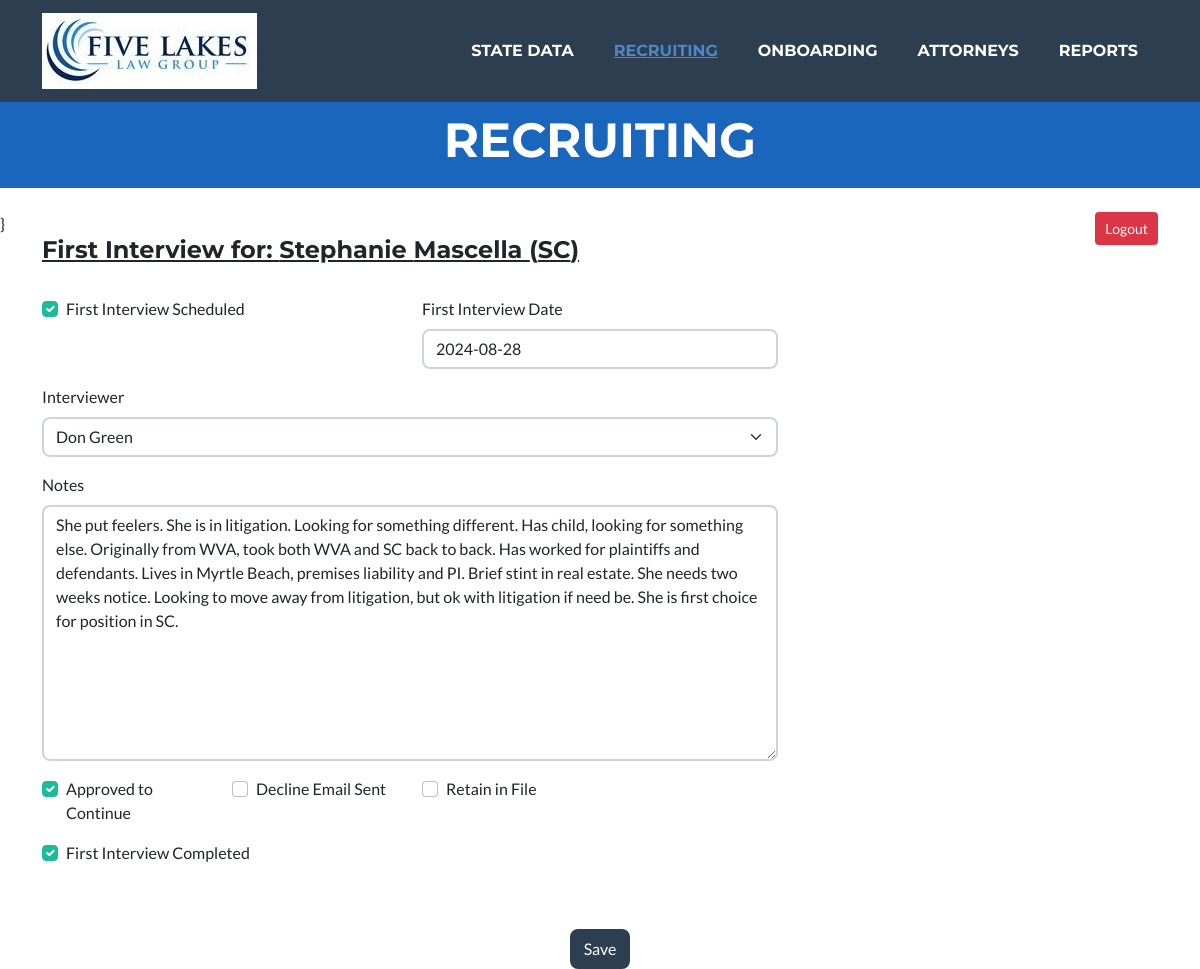
The app's page /recruiting/applicant_interview1/51/ (signed in) with its own data.
### recruiting/models.py (models this page shows, shortened)
class Applicant(models.Model):
    class Meta:
        verbose_name = "Applicant"
        verbose_name_plural = "Applicants"
    states = State.objects.order_by('state_abbrev')
    STATE_CHOICES = []
    for state in states:
        each_state = (state.state_abbrev, state.state_abbrev)
        STATE_CHOICES.append(each_state)
    states_list = State.objects.all().order_by('manager')
    temp_list = []
    for state in states_list:
        temp_list.append(state.manager)
    manager_list = list(OrderedDict.fromkeys(temp_list))
    MANAGER_OPTIONS = []
    for manager in manager_list:
        each_manager = (manager, manager)
        MANAGER_OPTIONS.append(each_manager)
    EMPLOYMENT_OPTIONS = [
        ('Full-Time', 'Full-Time'),
        ('Part-Time', 'Part-Time'),
        ('Of Counsel', 'Of Counsel'),
        ('Floater', 'Floater'),
    ]
    SOURCE_OPTIONS = [
        ('Indeed', 'Indeed'),
        ('Linked In', 'Linked In'),
        ('Recruiter', 'Recruiter'),
        ('Employee Referral', 'Employee Referral'),
    ]
    FIRM_OPTIONS = [
        ('Huron Law Group', 'Huron Law Group'),
        ('Five Lakes Law Group', 'Five Lakes Law Group'),
    ]
    GENDER_CHOICES = [
        ('Male', 'Male'),
        ('Female', 'Female')
    ]
    STEP_CHOICES = [
        ('New Resume', 'New Resume'),
        ('Interview1', 'Interview1'),
        ('Interview2', 'Interview2'),
        ('Final', 'Final'),
        ('Open File', 'Open File')
    ]
    is_active = models.BooleanField("Is Active", default=True, blank=True, null=True)
    application_date = models.DateField("Application Date", blank=True, null=True)
    state_abbrev = models.CharField("State", max_length=25,
        choices = STATE_CHOICES, blank=False, null=True)
    position = models.CharField("Position", max_length=25,
        choices = EMPLOYMENT_OPTIONS, blank=True, null=False, default="Full-Time")
    salary = models.CharField("Salary", max_length=10, default = "80,000", blank=True, null=True)
    manager = models.CharField("Manager", max_length=50,
        choices = MANAGER_OPTIONS, blank=True, null=False, default="")
    step = models.CharField("Step", max_length=25,
        choices = STEP_CHOICES, default="New Resume", blank=False, null=True)
    source = models.CharField("Recruitment Source", max_length=25,
        choices = SOURCE_OPTIONS, blank=True, null=True)
    employee_referral_name = models.CharField("Referral Employee", max_length=100, blank=True, null=True)
    gender = models.CharField("Gender", max_length=10,
        choices = GENDER_CHOICES, blank=False, null=True)
    first_name = models.CharField("First Name", max_length=25, blank=False, null=False)
    middle_name = models.CharField("Middle Name", max_length=25, blank=True, null=False)
    last_name = models.CharField("Last Name", max_length=25, blank=False, null=False)
    phone = models.CharField("Phone Number", max_length=15, blank=True, null=True)
    email = models.EmailField("Email", max_length=254, blank=True, null=True)
    five_lakes_firm = models.BooleanField("Five Lakes Law Group", default=True)
    huron_firm = models.BooleanField("Huron Law Group", default=False)
    resume = models.FileField(upload_to='resumes/', blank=True, null=True)
    initial_notes = models.TextField("Notes", blank=True, null=True)

class Interview1_Model(models.Model):
    class Meta:
        verbose_name = "First Interview"
        verbose_name_plural = "First Interview"
    MANAGER_CHOICES = get_managers()
    applicant_id = models.IntegerField("Applicant id", blank=True, null=True)
    interview1_scheduled = models.BooleanField("First Interview Scheduled", default=False)
    interview1_date = models.DateField("First Interview Date", blank=True, null=True)
    interviewer1_manager = models.CharField("Interviewer", max_length=25,
        choices = MANAGER_CHOICES, blank=True, null=True)
    interview1_notes = models.TextField("Notes", blank=True, null=True)
    interview1_completed = models.BooleanField("First Interview Completed", default=False)
    approved_to_continue = models.BooleanField("Approved to Continue", default=False)
    decline_email_sent = models.BooleanField("Decline Email Sent", default=False)
    retain_in_file = models.BooleanField("Retain in File", default=False)

### recruiting/views.py (the view)
# urls.py: path('applicant_interview1/<pk>/', views.applicant_interview1, name="applicant_interview1"),
@login_required(login_url=reverse_lazy('login'))
def applicant_interview1(request, pk=None):
    context = {'title': 'Recruiting'}
    applicant = Applicant.objects.get(pk=pk)
    context.update({'applicant': applicant})
    applicant_interview = Interview1_Model.objects.get_or_create(applicant_id=pk)
    if request.method == "POST":
        form = Interview1_Form(request.POST, instance=applicant_interview[0])
        if form.is_valid():
            obj = form.save(commit=False)
            obj.applicant_id = pk
            applicant = Applicant.objects.get(pk=pk)
            if obj.interview1_completed == False:
                applicant.step = "Interview1"
            else:
                applicant.step = "Interview2"
            applicant.save()
            obj.save()
            return HttpResponseRedirect(reverse_lazy('applicant_detail', kwargs={'pk': pk}), context)
        else:
            return HttpResponseRedirect(reverse_lazy('applicant_interview1', kwargs={'pk': pk}), context)
    else: #GET
        form = Interview1_Form(instance=applicant_interview[0])
        context.update({'interview1_form': form})
        return render(request, 'templates/recruiting/interview1.html', context)

### FiveLakes/templates/recruiting/interview1.html (shortened to what this page needs)
{% extends 'templates/index.html' %}
{% load crispy_forms_tags %}
{% load static %}
{% block menu %}
<div class="collapse navbar-collapse" id="navbarResponsive">
    <ul class="navbar-nav ms-auto">
        <li class="nav-item mx-0 mx-lg-1"><a class="nav-link py-3 px-0 px-lg-3 rounded" href="{% url 'states' %}">State Data</a></li>
        <li class="nav-item mx-0 mx-lg-1"><a class="nav-link py-3 px-0 px-lg-3 rounded active" href="{% url 'recruiting' %}">Recruiting</a></li>
        <li class="nav-item mx-0 mx-lg-1"><a class="nav-link py-3 px-0 px-lg-3 rounded" href="{% url 'onboarding' %}">Onboarding</a></li>
        <li class="nav-item mx-0 mx-lg-1"><a class="nav-link py-3 px-0 px-lg-3 rounded" href="{% url 'attorneys' %}">Attorneys</a></li>
        <li class="nav-item mx-0 mx-lg-1"><a class="nav-link py-3 px-0 px-lg-3 rounded" href="#reports">Reports</a></li>
    </ul>
</div>
{% endblock menu %}
{% block header %}
<header class="masthead bg-primary text-white text-center">
    <div class="container d-flex align-items-center flex-column">
        <h4 class="masthead-heading text-uppercase mb-0">Recruiting</h4>
    </div>
</header>
{% endblock header %}
{% block content %}}
    <div class="container">
        <h4><u>First Interview for: {{applicant.first_name }} {{ applicant.last_name}} ({{ applicant.state_abbrev }})</u></h4>
    <br>
    </div>
    <div class="container">
      <form method="post">
        <div class="form-selection">
            {% crispy interview1_form %}
        </div>
        <br><br>
        <div style="text-align: center">
            <button type="submit" class="btn btn-secondary">Save</button>
        </div>
      </form>
{% endblock content %}

### records on screen
Applicant: first_name "Stephanie", last_name "Mascella", state_abbrev "SC"
Interview1_Model: interview1_scheduled "☑", interview1_date "2024-08-28", interviewer1_manager "Don Green", interview1_notes "She put feelers. She is in litigation. Looking for something different. Has child, looking for something else. Originally from WVA, took both WVA and SC back to back. Has worked for plaintiffs and defendants. Lives in Myrtle Beach, premises liability and PI. Brief stint in real estate. She needs two weeks notice. Looking to move away from litigation, but ok with litigation if need be. She is first choice for position in SC.", approved_to_continue "☑", interview1_completed "☑"
